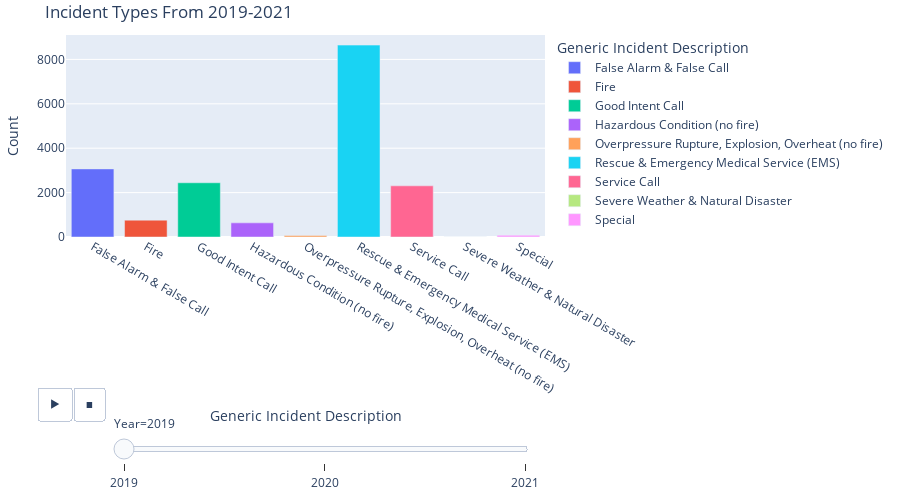

The cell this chart's notebook holds for it:
### Markdown cell above
Incident Types Over Time

### Code cell
# Group by Year and Generic Incident Description
fire_incidents_type_year_df = fire_incidents_df.groupby(['Year', 'Generic Incident Description']).size()
fire_incidents_type_year_df = fire_incidents_type_year_df.reset_index()
fire_incidents_type_year_df.rename(columns={0: 'Count'}, inplace=True)

# Plot data
fig = px.bar(fire_incidents_type_year_df, x='Generic Incident Description', y= 'Count', color='Generic Incident Description', animation_frame="Year", animation_group="Generic Incident Description", height=500, title="Incident Types From 2019-2021")

# Update plot layout
fig.update_layout(margin=dict(l=20, r=20, t=35, b=200))
fig['layout']['updatemenus'][0]['pad']=dict(r= 10, t= 150)
fig['layout']['sliders'][0]['pad']=dict(r= 10, t= 175,)

# Save and show figure
fig.write_html("Incident_Type_Time.html")
fig.show()

### Figure 1 — Plotly figure (JSON) as saved in the notebook; plotly's stock layout.template omitted (floating-point values rounded to 4 significant figures)
{"data": [{"alignmentgroup": "True", "hovertemplate": "Generic Incident Description=%{x}<br>Year=2019<br>Count=%{y}<extra></extra>", "ids": ["False Alarm & False Call"], "legendgroup": "False Alarm & False Call", "marker": {"color": "#636efa", "pattern": {"shape": ""}}, "name": "False Alarm & False Call", "offsetgroup": "False Alarm & False Call", "orientation": "v", "showlegend": true, "textposition": "auto", "type": "bar", "x": ["False Alarm & False Call"], "xaxis": "x", "y": [3068], "yaxis": "y"}, {"alignmentgroup": "True", "hovertemplate": "Generic Incident Description=%{x}<br>Year=2019<br>Count=%{y}<extra></extra>", "ids": ["Fire"], "legendgroup": "Fire", "marker": {"color": "#EF553B", "pattern": {"shape": ""}}, "name": "Fire", "offsetgroup": "Fire", "orientation": "v", "showlegend": true, "textposition": "auto", "type": "bar", "x": ["Fire"], "xaxis": "x", "y": [759], "yaxis": "y"}, {"alignmentgroup": "True", "hovertemplate": "Generic Incident Description=%{x}<br>Year=2019<br>Count=%{y}<extra></extra>", "ids": ["Good Intent Call"], "legendgroup": "Good Intent Call", "marker": {"color": "#00cc96", "pattern": {"shape": ""}}, "name": "Good Intent Call", "offsetgroup": "Good Intent Call", "orientation": "v", "showlegend": true, "textposition": "auto", "type": "bar", "x": ["Good Intent Call"], "xaxis": "x", "y": [2443], "yaxis": "y"}, {"alignmentgroup": "True", "hovertemplate": "Generic Incident Description=%{x}<br>Year=2019<br>Count=%{y}<extra></extra>", "ids": ["Hazardous Condition (no fire)"], "legendgroup": "Hazardous Condition (no fire)", "marker": {"color": "#ab63fa", "pattern": {"shape": ""}}, "name": "Hazardous Condition (no fire)", "offsetgroup": "Hazardous Condition (no fire)", "orientation": "v", "showlegend": true, "textposition": "auto", "type": "bar", "x": ["Hazardous Condition (no fire)"], "xaxis": "x", "y": [637], "yaxis": "y"}, {"alignmentgroup": "True", "hovertemplate": "Generic Incident Description=%{x}<br>Year=2019<br>Count=%{y}<extra></extra>", "ids": ["Overpressure Rupture, Explosion, Overheat (no fire)"], "legendgroup": "Overpressure Rupture, Explosion, Overheat (no fire)", "marker": {"color": "#FFA15A", "pattern": {"shape": ""}}, "name": "Overpressure Rupture, Explosion, Overheat (no fire)", "offsetgroup": "Overpressure Rupture, Explosion, Overheat (no fire)", "orientation": "v", "showlegend": true, "textposition": "auto", "type": "bar", "x": ["Overpressure Rupture, Explosion, Overheat (no fire)"], "xaxis": "x", "y": [69], "yaxis": "y"}, {"alignmentgroup": "True", "hovertemplate": "Generic Incident Description=%{x}<br>Year=2019<br>Count=%{y}<extra></extra>", "ids": ["Rescue & Emergency Medical Service (EMS)"], "legendgroup": "Rescue & Emergency Medical Service (EMS)", "marker": {"color": "#19d3f3", "pattern": {"shape": ""}}, "name": "Rescue & Emergency Medical Service (EMS)", "offsetgroup": "Rescue & Emergency Medical Service (EMS)", "orientation": "v", "showlegend": true, "textposition": "auto", "type": "bar", "x": ["Rescue & Emergency Medical Service (EMS)"], "xaxis": "x", "y": [8645], "yaxis": "y"}, {"alignmentgroup": "True", "hovertemplate": "Generic Incident Description=%{x}<br>Year=2019<br>Count=%{y}<extra></extra>", "ids": ["Service Call"], "legendgroup": "Service Call", "marker": {"color": "#FF6692", "pattern": {"shape": ""}}, "name": "Service Call", "offsetgroup": "Service Call", "orientation": "v", "showlegend": true, "textposition": "auto", "type": "bar", "x": ["Service Call"], "xaxis": "x", "y": [2305], "yaxis": "y"}, {"alignmentgroup": "True", "hovertemplate": "Generic Incident Description=%{x}<br>Year=2019<br>Count=%{y}<extra></extra>", "ids": ["Severe Weather & Natural Disaster"], "legendgroup": "Severe Weather & Natural Disaster", "marker": {"color": "#B6E880", "pattern": {"shape": ""}}, "name": "Severe Weather & Natural Disaster", "offsetgroup": "Severe Weather & Natural Disaster", "orientation": "v", "showlegend": true, "textposition": "auto", "type": "bar", "x": ["Severe Weather & Natural Disaster"], "xaxis": "x", "y": [5], "yaxis": "y"}, {"alignmentgroup": "True", "hovertemplate": "Generic Incident Description=%{x}<br>Year=2019<br>Count=%{y}<extra></extra>", "ids": ["Special"], "legendgroup": "Special", "marker": {"color": "#FF97FF", "pattern": {"shape": ""}}, "name": "Special", "offsetgroup": "Special", "orientation": "v", "showlegend": true, "textposition": "auto", "type": "bar", "x": ["Special"], "xaxis": "x", "y": [82], "yaxis": "y"}], "layout": {"barmode": "relative", "height": 500, "legend": {"title": {"text": "Generic Incident Description"}, "tracegroupgap": 0}, "margin": {"b": 200, "l": 20, "r": 20, "t": 35}, "sliders": [{"active": 0, "currentvalue": {"prefix": "Year="}, "len": 0.9, "pad": {"r": 10, "t": 175}, "steps": [{"args": [["2019"], {"frame": {"duration": 0, "redraw": true}, "fromcurrent": true, "mode": "immediate", "transition": {"duration": 0, "easing": "linear"}}], "label": "2019", "method": "animate"}, {"args": [["2020"], {"frame": {"duration": 0, "redraw": true}, "fromcurrent": true, "mode": "immediate", "transition": {"duration": 0, "easing": "linear"}}], "label": "2020", "method": "animate"}, {"args": [["2021"], {"frame": {"duration": 0, "redraw": true}, "fromcurrent": true, "mode": "immediate", "transition": {"duration": 0, "easing": "linear"}}], "label": "2021", "method": "animate"}], "x": 0.1, "xanchor": "left", "y": 0, "yanchor": "top"}], "title": {"text": "Incident Types From 2019-2021"}, "updatemenus": [{"buttons": [{"args": [null, {"frame": {"duration": 500, "redraw": true}, "fromcurrent": true, "mode": "immediate", "transition": {"duration": 500, "easing": "linear"}}], "label": "&#9654;", "method": "animate"}, {"args": [[null], {"frame": {"duration": 0, "redraw": true}, "fromcurrent": true, "mode": "immediate", "transition": {"duration": 0, "easing": "linear"}}], "label": "&#9724;", "method": "animate"}], "direction": "left", "pad": {"r": 10, "t": 150}, "showactive": false, "type": "buttons", "x": 0.1, "xanchor": "right", "y": 0, "yanchor": "top"}], "xaxis": {"anchor": "y", "categoryarray": ["False Alarm & False Call", "Fire", "Good Intent Call", "Hazardous Condition (no fire)", "Overpressure Rupture, Explosion, Overheat (no fire)", "Rescue & Emergency Medical Service (EMS)", "Service Call", "Severe Weather & Natural Disaster", "Special"], "categoryorder": "array", "domain": [0.0, 1.0], "title": {"text": "Generic Incident Description"}}, "yaxis": {"anchor": "x", "domain": [0.0, 1.0], "title": {"text": "Count"}}}}
